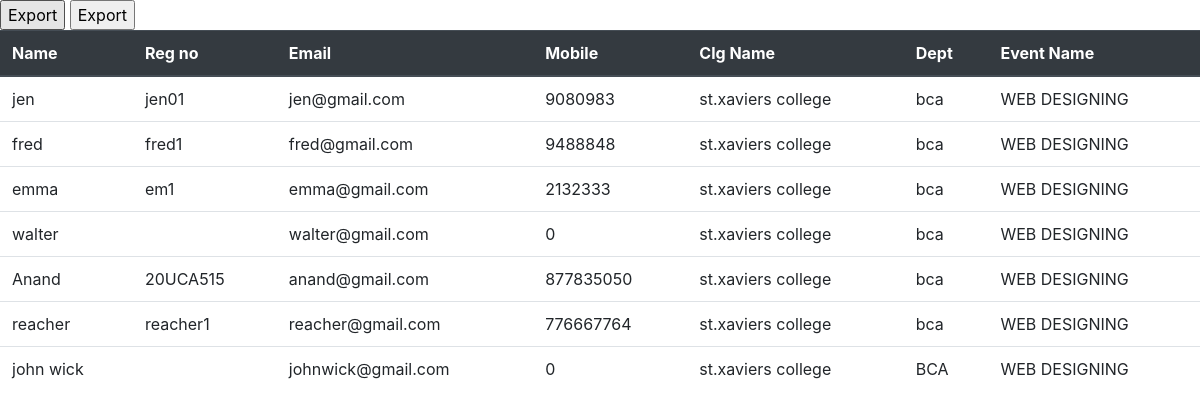
The app's page /admin/partlist.php with its own data.
### tables this page shows
CREATE TABLE `user` (
  `std_id` int(100) NOT NULL,
  `std_name` varchar(100) DEFAULT NULL,
  `std_regno` varchar(100) NOT NULL,
  `mobile` int(15) NOT NULL,
  `email` varchar(255) NOT NULL,
  `clg_name` varchar(100) NOT NULL,
  `dept` varchar(100) NOT NULL
);

CREATE TABLE `events` (
  `event_id` int(10) NOT NULL,
  `event_name` varchar(50) NOT NULL,
  `event_name1` varchar(100) NOT NULL,
  `date` date NOT NULL,
  `time` varchar(30) NOT NULL,
  `details` varchar(1000) NOT NULL,
  `rules` varchar(10000) NOT NULL,
  `partic_no` int(10) NOT NULL,
  `cimage` varchar(500) NOT NULL
);

### admin/partlist.php (the view, shortened to what this page needs)
<html xmlns="http://www.w3.org/1999/xhtml">
    <head>
    <link rel="stylesheet" href="https://cdn.jsdelivr.net/npm/bootstrap@4.4.1/dist/css/bootstrap.min.css">
    </head>
<body>
<input type="button" id="btnExport" value="Export" onclick="Export()" />
<input type="button" id="btnExport" value="Export" />
<table class="table" id="partlist">
  <thead class="thead-dark">
    <tr>
      <th scope="col">Name</th>
      <th scope="col">Reg no</th>
      <th scope="col">Email</th>
      <th scope="col">Mobile</th>
      <th scope="col">Clg Name</th>
      <th scope="col">Dept</th>
      <th scope="col">Event Name</th>
    </tr>
  </thead>
<tbody>
<?php
include 'dbconnect.php';
$sql="select user.std_name,user.std_regno,user.mobile,user.email,user.clg_name,user.dept,events.event_name from user JOIN (manage_events JOIN events USING(event_id)) USING(std_id) WHERE events.event_id=1;";
$result=mysqli_query($con,$sql);
                     if($result){
                         while($row=mysqli_fetch_assoc($result)){
                             $name=$row['std_name'];
                             $regno=$row['std_regno'];
                             $mobile=$row['mobile'];
                             $email=$row['email'];
                             $clgname=$row['clg_name'];
                             $dept=$row['dept'];
                             $eventname=$row['event_name'];
                            echo '<tr>
                            <td>'.$name.'</td>
                            <td>'.$regno.'</td>
                            <td>'.$email.'</td>
                            <td>'.$mobile.'</td>
                            <td>'.$clgname.'</td>
                            <td>'.$dept.'</td>
                            <td>'.$eventname.'</td>
                        </tr>';
                         }
                        }
?>
  </tbody>
</table>
</body>
</html

### records on screen
user: std_name "jen", std_regno "jen01", email "jen@gmail.com", mobile "9080983", clg_name "st.xaviers college", dept "bca", events.event_name "WEB DESIGNING"
user: std_name "fred", std_regno "fred1", email "fred@gmail.com", mobile "9488848", clg_name "st.xaviers college", dept "bca", events.event_name "WEB DESIGNING"
user: std_name "emma", std_regno "em1", email "emma@gmail.com", mobile "2132333", clg_name "st.xaviers college", dept "bca", events.event_name "WEB DESIGNING"
user: std_name "walter", email "walter@gmail.com", mobile "0", clg_name "st.xaviers college", dept "bca", events.event_name "WEB DESIGNING"
user: std_name "Anand", std_regno "20UCA515", email "anand@gmail.com", mobile "877835050", clg_name "st.xaviers college", dept "bca", events.event_name "WEB DESIGNING"
user: std_name "reacher", std_regno "reacher1", email "reacher@gmail.com", mobile "776667764", clg_name "st.xaviers college", dept "bca", events.event_name "WEB DESIGNING"
user: std_name "john wick", email "johnwick@gmail.com", mobile "0", clg_name "st.xaviers college", dept "BCA", events.event_name "WEB DESIGNING"
